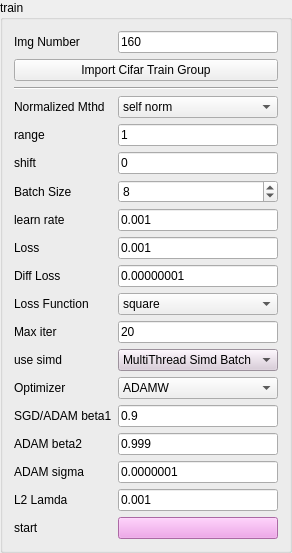
     <widget class="QGroupBox" name="groupBox_7">
      <property name="title">
       <string>train</string>
      </property>
      <layout class="QGridLayout" name="gridLayout_8">
       <item row="19" column="1">
        <widget class="QLineEdit" name="lineEdit_L2Lamda">
         <property name="sizePolicy">
          <sizepolicy hsizetype="Preferred" vsizetype="Fixed">
           <horstretch>0</horstretch>
           <verstretch>0</verstretch>
          </sizepolicy>
         </property>
         <property name="text">
          <string>0.001</string>
         </property>
        </widget>
       </item>
       <item row="0" column="0">
        <widget class="QLabel" name="label_42">
         <property name="text">
          <string>Img Number</string>
         </property>
        </widget>
       </item>
       <item row="7" column="1">
        <widget class="QLineEdit" name="lineEdit_NormalizedSHif">
         <property name="sizePolicy">
          <sizepolicy hsizetype="Preferred" vsizetype="Fixed">
           <horstretch>0</horstretch>
           <verstretch>0</verstretch>
          </sizepolicy>
         </property>
         <property name="text">
          <string>0</string>
         </property>
        </widget>
       </item>
       <item row="11" column="1">
        <widget class="QLineEdit" name="lineEdit_diffLoss">
         <property name="sizePolicy">
          <sizepolicy hsizetype="Preferred" vsizetype="Fixed">
           <horstretch>0</horstretch>
           <verstretch>0</verstretch>
          </sizepolicy>
         </property>
         <property name="text">
          <string>0.00000001</string>
         </property>
        </widget>
       </item>
       <item row="15" column="0">
        <widget class="QLabel" name="label_31">
         <property name="text">
          <string>Optimizer</string>
         </property>
        </widget>
       </item>
       <item row="13" column="1">
        <widget class="QLineEdit" name="lineEdit_maxIters">
         <property name="sizePolicy">
          <sizepolicy hsizetype="Preferred" vsizetype="Fixed">
           <horstretch>0</horstretch>
           <verstretch>0</verstretch>
          </sizepolicy>
         </property>
         <property name="text">
          <string>20</string>
         </property>
        </widget>
       </item>
       <item row="18" column="1">
        <widget class="QLineEdit" name="lineEdit_adamSigma">
         <property name="sizePolicy">
          <sizepolicy hsizetype="Preferred" vsizetype="Fixed">
           <horstretch>0</horstretch>
           <verstretch>0</verstretch>
          </sizepolicy>
         </property>
         <property name="text">
          <string>0.0000001</string>
         </property>
        </widget>
       </item>
       <item row="13" column="0">
        <widget class="QLabel" name="label_39">
         <property name="text">
          <string>Max iter</string>
         </property>
        </widget>
       </item>
       <item row="5" column="1">
        <widget class="QComboBox" name="comboBox_normalizedMethd">
         <property name="currentIndex">
          <number>2</number>
         </property>
         <item>
          <property name="text">
           <string>None</string>
          </property>
         </item>
         <item>
          <property name="text">
           <string>global norm</string>
          </property>
         </item>
         <item>
          <property name="text">
           <string>self norm</string>
          </property>
         </item>
        </widget>
       </item>
       <item row="4" column="0" colspan="2">
        <widget class="Line" name="line">
         <property name="orientation">
          <enum>Qt::Horizontal</enum>
         </property>
        </widget>
       </item>
       <item row="9" column="0">
        <widget class="QLabel" name="label_36">
         <property name="text">
          <string>learn rate</string>
         </property>
        </widget>
       </item>
       <item row="14" column="1">
        <widget class="QComboBox" name="comboBox_useSimd">
         <property name="styleSheet">
          <string notr="true">background-color: rgb(218, 203, 218);</string>
         </property>
         <property name="currentIndex">
          <number>3</number>
         </property>
         <item>
          <property name="text">
           <string>Basic</string>
          </property>
         </item>
         <item>
          <property name="text">
           <string>Simd</string>
          </property>
         </item>
         <item>
          <property name="text">
           <string>MultiThread Simd Layer</string>
          </property>
         </item>
         <item>
          <property name="text">
           <string>MultiThread Simd Batch</string>
          </property>
         </item>
        </widget>
       </item>
       <item row="8" column="0">
        <widget class="QLabel" name="label_28">
         <property name="text">
          <string>Batch Size</string>
         </property>
        </widget>
       </item>
       <item row="7" column="0">
        <widget class="QLabel" name="label_43">
         <property name="text">
          <string>shift</string>
         </property>
        </widget>
       </item>
       <item row="20" column="0">
        <widget class="QLabel" name="label_Traingmode">
         <property name="text">
          <string>start</string>
         </property>
        </widget>
       </item>
       <item row="6" column="0">
        <widget class="QLabel" name="label_41">
         <property name="text">
          <string>range</string>
         </property>
        </widget>
       </item>
       <item row="20" column="1">
        <widget class="QPushButton" name="pushButton_startTraning">
         <property name="palette">
          <palette>
           <active>
            <colorrole role="WindowText">
             <brush brushstyle="SolidPattern">
              <color alpha="255">
               <red>245</red>
               <green>226</green>
               <blue>255</blue>
              </color>
             </brush>
            </colorrole>
            <colorrole role="Button">
             <brush brushstyle="SolidPattern">
              <color alpha="255">
               <red>239</red>
               <green>147</green>
               <blue>230</blue>
              </color>
             </brush>
            </colorrole>
            <colorrole role="Light">
             <brush brushstyle="SolidPattern">
              <color alpha="255">
               <red>170</red>
               <green>255</green>
               <blue>127</blue>
              </color>
             </brush>
            </colorrole>
            <colorrole role="Midlight">
             <brush brushstyle="SolidPattern">
              <color alpha="255">
               <red>127</red>
               <green>255</green>
               <blue>63</blue>
              </color>
             </brush>
            </colorrole>
            <colorrole role="Dark">
             <brush brushstyle="SolidPattern">
              <color alpha="255">
               <red>42</red>
               <green>127</green>
               <blue>0</blue>
              </color>
             </brush>
            </colorrole>
            <colorrole role="Mid">
             <brush brushstyle="SolidPattern">
              <color alpha="255">
               <red>56</red>
               <green>170</green>
               <blue>0</blue>
              </color>
             </brush>
            </colorrole>
            <colorrole role="Text">
             <brush brushstyle="SolidPattern">
              <color alpha="255">
               <red>245</red>
               <green>226</green>
               <blue>255</blue>
              </color>
             </brush>
            </colorrole>
            <colorrole role="BrightText">
             <brush brushstyle="SolidPattern">
              <color alpha="255">
               <red>255</red>
               <green>255</green>
               <blue>255</blue>
              </color>
             </brush>
            </colorrole>
            <colorrole role="ButtonText">
             <brush brushstyle="SolidPattern">
              <color alpha="255">
               <red>245</red>
               <green>226</green>
               <blue>255</blue>
              </color>
             </brush>
            </colorrole>
            <colorrole role="Base">
             <brush brushstyle="SolidPattern">
              <color alpha="255">
               <red>239</red>
               <green>147</green>
               <blue>230</blue>
              </color>
             </brush>
            </colorrole>
            <colorrole role="Window">
             <brush brushstyle="SolidPattern">
              <color alpha="255">
               <red>239</red>
               <green>147</green>
               <blue>230</blue>
              </color>
             </brush>
            </colorrole>
            <colorrole role="Shadow">
             <brush brushstyle="SolidPattern">
              <color alpha="255">
               <red>0</red>
               <green>0</green>
               <blue>0</blue>
              </color>
             </brush>
            </colorrole>
            <colorrole role="AlternateBase">
             <brush brushstyle="SolidPattern">
              <color alpha="255">
               <red>170</red>
               <green>255</green>
               <blue>127</blue>
              </color>
             </brush>
            </colorrole>
            <colorrole role="ToolTipBase">
             <brush brushstyle="SolidPattern">
              <color alpha="255">
               <red>255</red>
               <green>255</green>
               <blue>220</blue>
              </color>
             </brush>
            </colorrole>
            <colorrole role="ToolTipText">
             <brush brushstyle="SolidPattern">
              <color alpha="255">
               <red>0</red>
               <green>0</green>
               <blue>0</blue>
              </color>
             </brush>
            </colorrole>
           </active>
           <inactive>
            <colorrole role="WindowText">
             <brush brushstyle="SolidPattern">
              <color alpha="255">
               <red>245</red>
               <green>226</green>
               <blue>255</blue>
              </color>
             </brush>
            </colorrole>
            <colorrole role="Button">
             <brush brushstyle="SolidPattern">
              <color alpha="255">
               <red>239</red>
               <green>147</green>
               <blue>230</blue>
              </color>
             </brush>
            </colorrole>
            <colorrole role="Light">
             <brush brushstyle="SolidPattern">
              <color alpha="255">
               <red>170</red>
               <green>255</green>
               <blue>127</blue>
              </color>
             </brush>
            </colorrole>
            <colorrole role="Midlight">
             <brush brushstyle="SolidPattern">
              <color alpha="255">
               <red>127</red>
               <green>255</green>
               <blue>63</blue>
              </color>
             </brush>
            </colorrole>
            <colorrole role="Dark">
             <brush brushstyle="SolidPattern">
              <color alpha="255">
               <red>42</red>
               <green>127</green>
               <blue>0</blue>
              </color>
             </brush>
            </colorrole>
            <colorrole role="Mid">
             <brush brushstyle="SolidPattern">
              <color alpha="255">
               <red>56</red>
               <green>170</green>
               <blue>0</blue>
              </color>
             </brush>
            </colorrole>
            <colorrole role="Text">
             <brush brushstyle="SolidPattern">
              <color alpha="255">
               <red>245</red>
               <green>226</green>
               <blue>255</blue>
              </color>
             </brush>
            </colorrole>
            <colorrole role="BrightText">
             <brush brushstyle="SolidPattern">
              <color alpha="255">
               <red>255</red>
               <green>255</green>
               <blue>255</blue>
              </color>
             </brush>
            </colorrole>
            <colorrole role="ButtonText">
             <brush brushstyle="SolidPattern">
              <color alpha="255">
               <red>245</red>
               <green>226</green>
               <blue>255</blue>
              </color>
             </brush>
            </colorrole>
            <colorrole role="Base">
             <brush brushstyle="SolidPattern">
              <color alpha="255">
               <red>239</red>
               <green>147</green>
               <blue>230</blue>
              </color>
             </brush>
            </colorrole>
            <colorrole role="Window">
             <brush brushstyle="SolidPattern">
              <color alpha="255">
               <red>239</red>
               <green>147</green>
               <blue>230</blue>
              </color>
             </brush>
            </colorrole>
            <colorrole role="Shadow">
             <brush brushstyle="SolidPattern">
              <color alpha="255">
               <red>0</red>
               <green>0</green>
               <blue>0</blue>
              </color>
             </brush>
            </colorrole>
            <colorrole role="AlternateBase">
             <brush brushstyle="SolidPattern">
              <color alpha="255">
               <red>170</red>
               <green>255</green>
               <blue>127</blue>
              </color>
             </brush>
            </colorrole>
            <colorrole role="ToolTipBase">
             <brush brushstyle="SolidPattern">
              <color alpha="255">
               <red>255</red>
               <green>255</green>
               <blue>220</blue>
              </color>
             </brush>
            </colorrole>
            <colorrole role="ToolTipText">
             <brush brushstyle="SolidPattern">
              <color alpha="255">
               <red>0</red>
               <green>0</green>
               <blue>0</blue>
              </color>
             </brush>
            </colorrole>
           </inactive>
           <disabled>
            <colorrole role="WindowText">
             <brush brushstyle="SolidPattern">
              <color alpha="255">
               <red>245</red>
               <green>226</green>
               <blue>255</blue>
              </color>
             </brush>
            </colorrole>
            <colorrole role="Button">
             <brush brushstyle="SolidPattern">
              <color alpha="255">
               <red>239</red>
               <green>147</green>
               <blue>230</blue>
              </color>
             </brush>
            </colorrole>
            <colorrole role="Light">
             <brush brushstyle="SolidPattern">
              <color alpha="255">
               <red>170</red>
               <green>255</green>
               <blue>127</blue>
              </color>
             </brush>
            </colorrole>
            <colorrole role="Midlight">
             <brush brushstyle="SolidPattern">
              <color alpha="255">
               <red>127</red>
               <green>255</green>
               <blue>63</blue>
              </color>
             </brush>
            </colorrole>
            <colorrole role="Dark">
             <brush brushstyle="SolidPattern">
              <color alpha="255">
               <red>42</red>
               <green>127</green>
               <blue>0</blue>
              </color>
             </brush>
            </colorrole>
            <colorrole role="Mid">
             <brush brushstyle="SolidPattern">
              <color alpha="255">
               <red>56</red>
               <green>170</green>
               <blue>0</blue>
              </color>
             </brush>
            </colorrole>
            <colorrole role="Text">
             <brush brushstyle="SolidPattern">
              <color alpha="255">
               <red>245</red>
               <green>226</green>
               <blue>255</blue>
              </color>
             </brush>
            </colorrole>
            <colorrole role="BrightText">
             <brush brushstyle="SolidPattern">
              <color alpha="255">
               <red>255</red>
               <green>255</green>
               <blue>255</blue>
              </color>
             </brush>
            </colorrole>
            <colorrole role="ButtonText">
             <brush brushstyle="SolidPattern">
              <color alpha="255">
               <red>245</red>
               <green>226</green>
               <blue>255</blue>
              </color>
             </brush>
            </colorrole>
            <colorrole role="Base">
             <brush brushstyle="SolidPattern">
              <color alpha="255">
               <red>239</red>
               <green>147</green>
               <blue>230</blue>
              </color>
             </brush>
            </colorrole>
            <colorrole role="Window">
             <brush brushstyle="SolidPattern">
              <color alpha="255">
               <red>239</red>
               <green>147</green>
               <blue>230</blue>
              </color>
             </brush>
            </colorrole>
            <colorrole role="Shadow">
             <brush brushstyle="SolidPattern">
              <color alpha="255">
               <red>0</red>
               <green>0</green>
               <blue>0</blue>
              </color>
             </brush>
            </colorrole>
            <colorrole role="AlternateBase">
             <brush brushstyle="SolidPattern">
              <color alpha="255">
               <red>85</red>
               <green>255</green>
               <blue>0</blue>
              </color>
             </brush>
            </colorrole>
            <colorrole role="ToolTipBase">
             <brush brushstyle="SolidPattern">
              <color alpha="255">
               <red>255</red>
               <green>255</green>
               <blue>220</blue>
              </color>
             </brush>
            </colorrole>
            <colorrole role="ToolTipText">
             <brush brushstyle="SolidPattern">
              <color alpha="255">
               <red>0</red>
               <green>0</green>
               <blue>0</blue>
              </color>
             </brush>
            </colorrole>
           </disabled>
          </palette>
         </property>
         <property name="styleSheet">
          <string notr="true">background-color: rgb(239, 147, 230);</string>
         </property>
         <property name="text">
          <string/>
         </property>
        </widget>
       </item>
       <item row="18" column="0">
        <widget class="QLabel" name="label_47">
         <property name="text">
          <string>ADAM sigma</string>
         </property>
        </widget>
       </item>
       <item row="10" column="0">
        <widget class="QLabel" name="label_37">
         <property name="text">
          <string>Loss</string>
         </property>
        </widget>
       </item>
       <item row="17" column="1">
        <widget class="QLineEdit" name="lineEdit_adamBeta2">
         <property name="sizePolicy">
          <sizepolicy hsizetype="Preferred" vsizetype="Fixed">
           <horstretch>0</horstretch>
           <verstretch>0</verstretch>
          </sizepolicy>
         </property>
         <property name="text">
          <string>0.999</string>
         </property>
        </widget>
       </item>
       <item row="17" column="0">
        <widget class="QLabel" name="label_46">
         <property name="text">
          <string>ADAM beta2</string>
         </property>
        </widget>
       </item>
       <item row="10" column="1">
        <widget class="QLineEdit" name="lineEdit_Loss">
         <property name="sizePolicy">
          <sizepolicy hsizetype="Preferred" vsizetype="Fixed">
           <horstretch>0</horstretch>
           <verstretch>0</verstretch>
          </sizepolicy>
         </property>
         <property name="text">
          <string>0.001</string>
         </property>
        </widget>
       </item>
       <item row="11" column="0">
        <widget class="QLabel" name="label_38">
         <property name="text">
          <string>Diff Loss</string>
         </property>
        </widget>
       </item>
       <item row="19" column="0">
        <widget class="QLabel" name="label_48">
         <property name="text">
          <string>L2 Lamda</string>
         </property>
        </widget>
       </item>
       <item row="1" column="0" colspan="2">
        <widget class="QPushButton" name="pushButton_cifarTrains">
         <property name="text">
          <string>Import Cifar Train Group</string>
         </property>
        </widget>
       </item>
       <item row="8" column="1">
        <widget class="QSpinBox" name="spinBox_batchSize">
         <property name="maximum">
          <number>32</number>
         </property>
         <property name="value">
          <number>8</number>
         </property>
        </widget>
       </item>
       <item row="9" column="1">
        <widget class="QLineEdit" name="lineEdit_learnRate">
         <property name="sizePolicy">
          <sizepolicy hsizetype="Preferred" vsizetype="Fixed">
           <horstretch>0</horstretch>
           <verstretch>0</verstretch>
          </sizepolicy>
         </property>
         <property name="text">
          <string>0.001</string>
         </property>
        </widget>
       </item>
       <item row="14" column="0">
        <widget class="QLabel" name="label_26">
         <property name="text">
          <string>use simd</string>
         </property>
        </widget>
       </item>
       <item row="5" column="0">
        <widget class="QLabel" name="label_35">
         <property name="text">
          <string>Normalized Mthd</string>
         </property>
        </widget>
       </item>
       <item row="6" column="1">
        <widget class="QLineEdit" name="lineEdit_NormalizedRange">
         <property name="sizePolicy">
          <sizepolicy hsizetype="Preferred" vsizetype="Fixed">
           <horstretch>0</horstretch>
           <verstretch>0</verstretch>
          </sizepolicy>
         </property>
         <property name="text">
          <string>1</string>
         </property>
        </widget>
       </item>
       <item row="15" column="1">
        <widget class="QComboBox" name="comboBox_optimizer">
         <property name="currentIndex">
          <number>6</number>
         </property>
         <item>
          <property name="text">
           <string>NooP</string>
          </property>
         </item>
         <item>
          <property name="text">
           <string>SGD</string>
          </property>
         </item>
         <item>
          <property name="text">
           <string>SGDM</string>
          </property>
         </item>
         <item>
          <property name="text">
           <string>SGDW</string>
          </property>
         </item>
         <item>
          <property name="text">
           <string>SGNAD</string>
          </property>
         </item>
         <item>
          <property name="text">
           <string>ADAM</string>
          </property>
         </item>
         <item>
          <property name="text">
           <string>ADAMW</string>
          </property>
         </item>
        </widget>
       </item>
       <item row="16" column="0">
        <widget class="QLabel" name="label_45">
         <property name="text">
          <string>SGD/ADAM beta1</string>
         </property>
        </widget>
       </item>
       <item row="0" column="1">
        <widget class="QLineEdit" name="lineEdit_ImgNumbers">
         <property name="sizePolicy">
          <sizepolicy hsizetype="Preferred" vsizetype="Fixed">
           <horstretch>0</horstretch>
           <verstretch>0</verstretch>
          </sizepolicy>
         </property>
         <property name="text">
          <string>160</string>
         </property>
        </widget>
       </item>
       <item row="16" column="1">
        <widget class="QLineEdit" name="lineEdit_adamBeta1">
         <property name="sizePolicy">
          <sizepolicy hsizetype="Preferred" vsizetype="Fixed">
           <horstretch>0</horstretch>
           <verstretch>0</verstretch>
          </sizepolicy>
         </property>
         <property name="text">
          <string>0.9</string>
         </property>
        </widget>
       </item>
       <item row="12" column="0">
        <widget class="QLabel" name="label">
         <property name="text">
          <string>Loss Function</string>
         </property>
        </widget>
       </item>
       <item row="12" column="1">
        <widget class="QComboBox" name="comboBox_lossFunction">
         <item>
          <property name="text">
           <string>square</string>
          </property>
         </item>
         <item>
          <property name="text">
           <string>cross entropy</string>
          </property>
         </item>
        </widget>
       </item>
      </layout>
     </widget>
